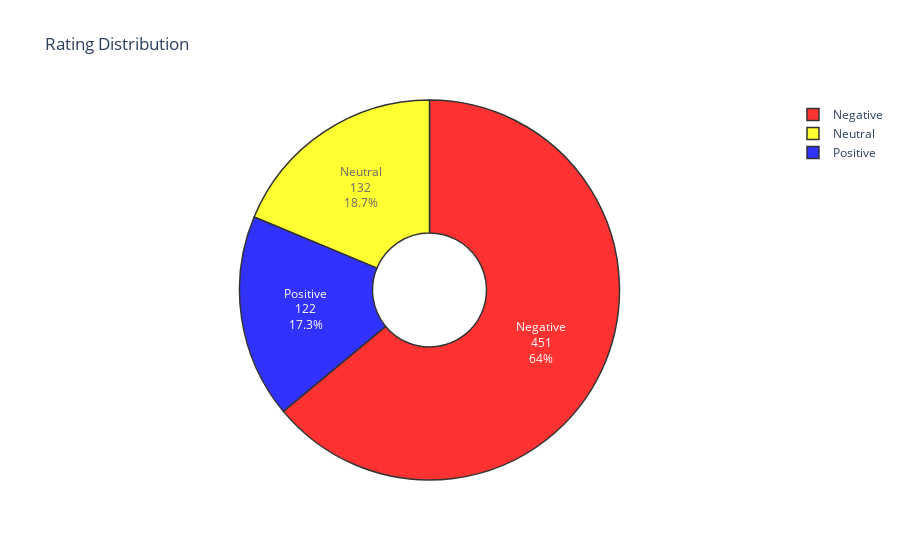

Notebook cell for this chart:
### Code cell
# Rating Distribution

rating_counts = df['Rating'].value_counts().sort_index()

rating_labels = ['Negative', 'Neutral', 'Positive']
rating_colors = ['red', 'yellow', 'blue']

fig = go.Figure(data=[go.Pie(labels=rating_counts.index, 
                             values=rating_counts.values,
                             textinfo='percent+value+label',
                             marker_colors=rating_colors,
                             textposition='auto',
                             hole=.3)])


fig.update_layout(
    title_text='Rating Distribution',
    template='plotly_white',
    xaxis=dict(
        title='Sources',
    ),
    yaxis=dict(
        title='Number of Posts in Twitter',
    )
)

fig.update_traces(marker_line_color='black', 
                  marker_line_width=1.5, 
                  opacity=0.8)
 
fig.show()

### Figure 1 — Plotly figure (JSON) as saved in the notebook; plotly's stock layout.template omitted (floating-point values rounded to 4 significant figures)
{"data": [{"hole": 0.3, "labels": ["Negative", "Neutral", "Positive"], "marker": {"colors": ["red", "yellow", "blue"], "line": {"color": "black", "width": 1.5}}, "opacity": 0.8, "textinfo": "percent+value+label", "textposition": "auto", "type": "pie", "values": [451, 132, 122]}], "layout": {"title": {"text": "Rating Distribution"}, "xaxis": {"title": {"text": "Sources"}}, "yaxis": {"title": {"text": "Number of Posts in Twitter"}}}}
